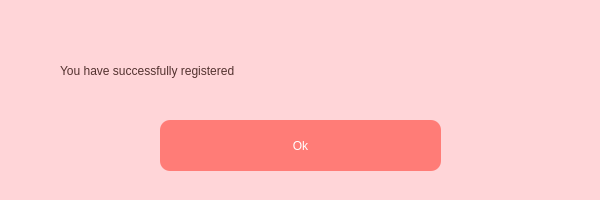
<?xml version="1.0" encoding="UTF-8"?>
<ui version="4.0">
 <class>Form</class>
 <widget class="QWidget" name="Form">
  <property name="geometry">
   <rect>
    <x>0</x>
    <y>0</y>
    <width>600</width>
    <height>200</height>
   </rect>
  </property>
  <property name="windowTitle">
   <string>Form</string>
  </property>
  <widget class="QWidget" name="widget" native="true">
   <property name="geometry">
    <rect>
     <x>0</x>
     <y>0</y>
     <width>600</width>
     <height>200</height>
    </rect>
   </property>
   <property name="styleSheet">
    <string notr="true">QWidget#widget{
background-color:rgb(255, 213, 216)}</string>
   </property>
   <widget class="QLabel" name="Label">
    <property name="geometry">
     <rect>
      <x>60</x>
      <y>40</y>
      <width>491</width>
      <height>61</height>
     </rect>
    </property>
    <property name="styleSheet">
     <string notr="true">color: rgb(83, 50, 47);
font: 63 20pt &quot;Yu Gothic UI Semibold&quot;;
</string>
    </property>
    <property name="text">
     <string>You have successfully registered</string>
    </property>
   </widget>
   <widget class="QPushButton" name="Ok">
    <property name="geometry">
     <rect>
      <x>160</x>
      <y>120</y>
      <width>281</width>
      <height>51</height>
     </rect>
    </property>
    <property name="styleSheet">
     <string notr="true">QPushButton{
background-color: rgb(255, 124, 119);
font: 63 18pt &quot;Yu Gothic UI Semibold&quot;;
color: rgb(255, 255, 255);
border-radius: 10px;
}

QPushButton:hover
{
background-color: rgb(200, 77, 114);
font: 63 18pt &quot;Yu Gothic UI Semibold&quot;;
color: rgb(255, 255, 255);
border-radius: 10px;
}

QPushButton:pressed
{
padding-left:5px;
padding-top:5px;
}
</string>
    </property>
    <property name="text">
     <string>Ok</string>
    </property>
   </widget>
  </widget>
 </widget>
 <resources/>
 <connections/>
</ui>
